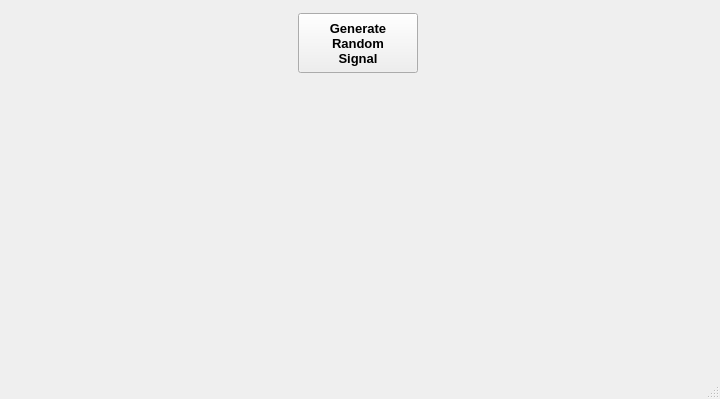
<?xml version="1.0" encoding="UTF-8"?>
<ui version="4.0">
 <class>MainWindow</class>
 <widget class="QMainWindow" name="MainWindow">
  <property name="geometry">
   <rect>
    <x>0</x>
    <y>0</y>
    <width>720</width>
    <height>399</height>
   </rect>
  </property>
  <property name="windowTitle">
   <string>MainWindow</string>
  </property>
  <widget class="QWidget" name="centralwidget">
   <widget class="MplWidget" name="MplWidget" native="true">
    <property name="geometry">
     <rect>
      <x>11</x>
      <y>86</y>
      <width>698</width>
      <height>253</height>
     </rect>
    </property>
   </widget>
   <widget class="QWidget" name="">
    <property name="geometry">
     <rect>
      <x>12</x>
      <y>12</y>
      <width>691</width>
      <height>62</height>
     </rect>
    </property>
    <layout class="QHBoxLayout" name="horizontalLayout">
     <item>
      <spacer name="horizontalSpacer">
       <property name="orientation">
        <enum>Qt::Horizontal</enum>
       </property>
       <property name="sizeHint" stdset="0">
        <size>
         <width>40</width>
         <height>20</height>
        </size>
       </property>
      </spacer>
     </item>
     <item>
      <widget class="QPushButton" name="pushButton_generate_random_signal">
       <property name="minimumSize">
        <size>
         <width>120</width>
         <height>60</height>
        </size>
       </property>
       <property name="font">
        <font>
         <pointsize>10</pointsize>
         <weight>75</weight>
         <bold>true</bold>
        </font>
       </property>
       <property name="text">
        <string>Generate
Random
Signal</string>
       </property>
      </widget>
     </item>
     <item>
      <spacer name="horizontalSpacer_2">
       <property name="orientation">
        <enum>Qt::Horizontal</enum>
       </property>
       <property name="sizeHint" stdset="0">
        <size>
         <width>40</width>
         <height>20</height>
        </size>
       </property>
      </spacer>
     </item>
    </layout>
   </widget>
  </widget>
  <widget class="QMenuBar" name="menubar">
   <property name="geometry">
    <rect>
     <x>0</x>
     <y>0</y>
     <width>720</width>
     <height>25</height>
    </rect>
   </property>
  </widget>
  <widget class="QStatusBar" name="statusbar"/>
 </widget>
 <customwidgets>
  <customwidget>
   <class>MplWidget</class>
   <extends>QWidget</extends>
   <header>mplwidget.h</header>
   <container>1</container>
  </customwidget>
 </customwidgets>
 <resources/>
 <connections/>
</ui>
